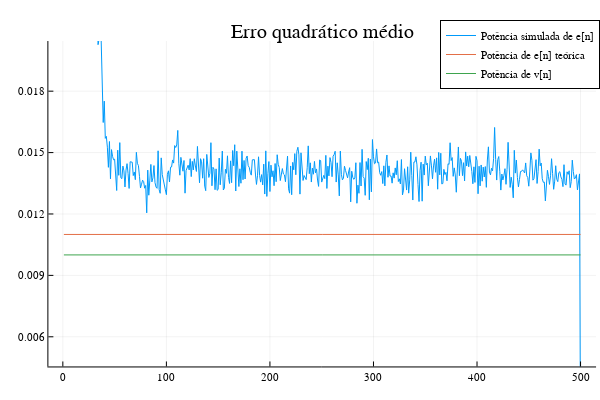

The notebook cell saved with this chart:
### Code cell
plot(title= "Erro quadrático médio")
plot!(erro', label = "Potência simulada de e[n]")
plot!(ones(N)*(σv2 + EMSE), label = "Potência de e[n] teórica")
plot!(ones(N)*σv2, label= "Potência de v[n]")
plot!(ylims = [0.005, 0.02])

### Figure 1 — Plotly figure (JSON) as saved in the notebook; plotly's stock layout.template omitted (floating-point values rounded to 4 significant figures; data arrays with more than 128 entries replaced by an {"elided": "..."} marker saying what was removed)
{"data": [{"colorbar": {"title": ""}, "legendgroup": "Potência simulada de e[n]", "line": {"color": "rgba(0, 154, 250, 1.000)", "dash": "solid", "shape": "linear", "width": 1}, "mode": "lines", "name": "Potência simulada de e[n]", "showlegend": true, "type": "scatter", "x": {"elided": "500 int values"}, "xaxis": "x", "y": {"elided": "500 float values"}, "yaxis": "y", "zmax": null, "zmin": null}, {"colorbar": {"title": ""}, "legendgroup": "Potência de e[n] teórica", "line": {"color": "rgba(227, 111, 71, 1.000)", "dash": "solid", "shape": "linear", "width": 1}, "mode": "lines", "name": "Potência de e[n] teórica", "showlegend": true, "type": "scatter", "x": {"elided": "500 int values"}, "xaxis": "x", "y": {"elided": "500 float values"}, "yaxis": "y", "zmax": null, "zmin": null}, {"colorbar": {"title": ""}, "legendgroup": "Potência de v[n]", "line": {"color": "rgba(62, 164, 78, 1.000)", "dash": "solid", "shape": "linear", "width": 1}, "mode": "lines", "name": "Potência de v[n]", "showlegend": true, "type": "scatter", "x": {"elided": "500 int values"}, "xaxis": "x", "y": {"elided": "500 float values"}, "yaxis": "y", "zmax": null, "zmin": null}], "layout": {"annotations": [{"font": {"color": "rgba(0, 0, 0, 1.000)", "family": "sans-serif", "size": 20}, "rotation": 0, "showarrow": false, "text": "Erro quadrático médio", "x": 0.537, "xanchor": "center", "xref": "paper", "y": 1, "yanchor": "top", "yref": "paper"}], "height": 400, "legend": {"bgcolor": "rgba(255, 255, 255, 1.000)", "bordercolor": "rgba(0, 0, 0, 1.000)", "borderwidth": 1, "font": {"color": "rgba(0, 0, 0, 1.000)", "family": "sans-serif", "size": 11}, "tracegroupgap": 0, "traceorder": "normal", "x": 1, "xanchor": "auto", "y": 1, "yanchor": "auto"}, "margin": {"b": 20, "l": 0, "r": 0, "t": 20}, "paper_bgcolor": "rgba(255, 255, 255, 1.000)", "plot_bgcolor": "rgba(255, 255, 255, 1.000)", "showlegend": true, "width": 600, "xaxis": {"anchor": "y", "domain": [0.08064, 0.9934], "gridcolor": "rgba(0, 0, 0, 0.100)", "gridwidth": 0.5, "linecolor": "rgba(0, 0, 0, 1.000)", "mirror": false, "range": [-13.97, 515.0], "showgrid": true, "showline": true, "showticklabels": true, "tickangle": 0, "tickcolor": "rgb(0, 0, 0)", "tickfont": {"color": "rgba(0, 0, 0, 1.000)", "family": "sans-serif", "size": 11}, "tickmode": "array", "ticks": "inside", "ticktext": ["0", "100", "200", "300", "400", "500"], "tickvals": [0, 100, 200, 300, 400, 500], "title": "", "titlefont": {"color": "rgba(0, 0, 0, 1.000)", "family": "sans-serif", "size": 15}, "type": "-", "visible": true, "zeroline": false, "zerolinecolor": "rgba(0, 0, 0, 1.000)"}, "yaxis": {"anchor": "x", "domain": [0.03762, 0.9415], "gridcolor": "rgba(0, 0, 0, 0.100)", "gridwidth": 0.5, "linecolor": "rgba(0, 0, 0, 1.000)", "mirror": false, "range": [0.00455, 0.02045], "showgrid": true, "showline": true, "showticklabels": true, "tickangle": 0, "tickcolor": "rgb(0, 0, 0)", "tickfont": {"color": "rgba(0, 0, 0, 1.000)", "family": "sans-serif", "size": 11}, "tickmode": "array", "ticks": "inside", "ticktext": ["0.006", "0.009", "0.012", "0.015", "0.018"], "tickvals": [0.006, 0.009, 0.012, 0.015, 0.018], "title": "", "titlefont": {"color": "rgba(0, 0, 0, 1.000)", "family": "sans-serif", "size": 15}, "type": "-", "visible": true, "zeroline": false, "zerolinecolor": "rgba(0, 0, 0, 1.000)"}}}
